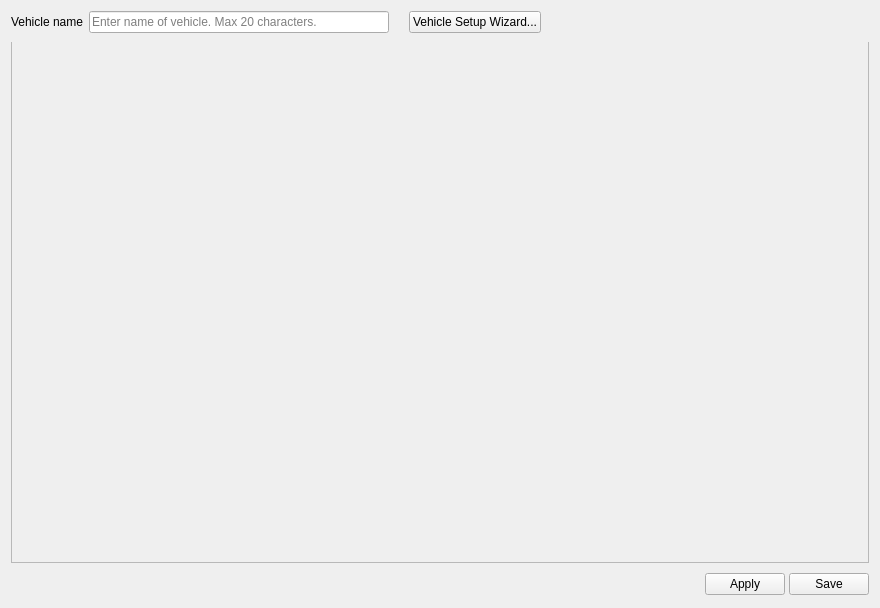
<?xml version="1.0" encoding="UTF-8"?>
<ui version="4.0">
 <class>AircraftWidget</class>
 <widget class="QWidget" name="AircraftWidget">
  <property name="geometry">
   <rect>
    <x>0</x>
    <y>0</y>
    <width>880</width>
    <height>608</height>
   </rect>
  </property>
  <property name="windowTitle">
   <string>Form</string>
  </property>
  <layout class="QVBoxLayout" name="verticalLayout_10">
   <property name="spacing">
    <number>0</number>
   </property>
   <item>
    <layout class="QHBoxLayout" name="horizontalLayout">
     <property name="leftMargin">
      <number>0</number>
     </property>
     <property name="topMargin">
      <number>0</number>
     </property>
     <property name="rightMargin">
      <number>0</number>
     </property>
     <property name="bottomMargin">
      <number>9</number>
     </property>
     <item>
      <widget class="QLabel" name="label">
       <property name="sizePolicy">
        <sizepolicy hsizetype="Preferred" vsizetype="Preferred">
         <horstretch>0</horstretch>
         <verstretch>0</verstretch>
        </sizepolicy>
       </property>
       <property name="text">
        <string>Vehicle name</string>
       </property>
      </widget>
     </item>
     <item>
      <spacer name="horizontalSpacer_2">
       <property name="orientation">
        <enum>Qt::Horizontal</enum>
       </property>
       <property name="sizeType">
        <enum>QSizePolicy::Fixed</enum>
       </property>
       <property name="sizeHint" stdset="0">
        <size>
         <width>6</width>
         <height>20</height>
        </size>
       </property>
      </spacer>
     </item>
     <item alignment="Qt::AlignLeft">
      <widget class="QLineEdit" name="nameEdit">
       <property name="sizePolicy">
        <sizepolicy hsizetype="Preferred" vsizetype="Fixed">
         <horstretch>0</horstretch>
         <verstretch>0</verstretch>
        </sizepolicy>
       </property>
       <property name="minimumSize">
        <size>
         <width>300</width>
         <height>0</height>
        </size>
       </property>
       <property name="inputMask">
        <string/>
       </property>
       <property name="maxLength">
        <number>20</number>
       </property>
       <property name="placeholderText">
        <string>Enter name of vehicle. Max 20 characters.</string>
       </property>
      </widget>
     </item>
     <item>
      <spacer name="horizontalSpacer">
       <property name="orientation">
        <enum>Qt::Horizontal</enum>
       </property>
       <property name="sizeType">
        <enum>QSizePolicy::Minimum</enum>
       </property>
       <property name="sizeHint" stdset="0">
        <size>
         <width>20</width>
         <height>20</height>
        </size>
       </property>
      </spacer>
     </item>
     <item>
      <widget class="QPushButton" name="vehicleSetupWizardButton">
       <property name="text">
        <string>Vehicle Setup Wizard...</string>
       </property>
      </widget>
     </item>
     <item>
      <spacer name="horizontalSpacer_3">
       <property name="orientation">
        <enum>Qt::Horizontal</enum>
       </property>
       <property name="sizeHint" stdset="0">
        <size>
         <width>40</width>
         <height>20</height>
        </size>
       </property>
      </spacer>
     </item>
    </layout>
   </item>
   <item>
    <widget class="QTabBar" name="aircraftType" native="true"/>
   </item>
   <item>
    <widget class="QFrame" name="vehicleTypeFrame">
     <property name="sizePolicy">
      <sizepolicy hsizetype="Preferred" vsizetype="Expanding">
       <horstretch>0</horstretch>
       <verstretch>0</verstretch>
      </sizepolicy>
     </property>
     <property name="layoutDirection">
      <enum>Qt::LeftToRight</enum>
     </property>
     <property name="autoFillBackground">
      <bool>false</bool>
     </property>
     <property name="styleSheet">
      <string notr="true">#vehicleTypeFrame{
	color: rgb(180, 180, 180);
    margin-top: -1px;
}</string>
     </property>
     <property name="frameShape">
      <enum>QFrame::StyledPanel</enum>
     </property>
     <property name="frameShadow">
      <enum>QFrame::Raised</enum>
     </property>
     <layout class="QVBoxLayout" name="verticalLayout_2">
      <item>
       <widget class="QStackedWidget" name="airframesWidget">
        <property name="sizePolicy">
         <sizepolicy hsizetype="Preferred" vsizetype="Preferred">
          <horstretch>0</horstretch>
          <verstretch>0</verstretch>
         </sizepolicy>
        </property>
        <property name="maximumSize">
         <size>
          <width>16777215</width>
          <height>16777215</height>
         </size>
        </property>
        <property name="font">
         <font>
          <kerning>true</kerning>
         </font>
        </property>
        <property name="frameShape">
         <enum>QFrame::NoFrame</enum>
        </property>
        <property name="currentIndex">
         <number>-1</number>
        </property>
       </widget>
      </item>
     </layout>
    </widget>
   </item>
   <item>
    <spacer name="verticalSpacer">
     <property name="orientation">
      <enum>Qt::Vertical</enum>
     </property>
     <property name="sizeType">
      <enum>QSizePolicy::Fixed</enum>
     </property>
     <property name="sizeHint" stdset="0">
      <size>
       <width>20</width>
       <height>9</height>
      </size>
     </property>
    </spacer>
   </item>
   <item>
    <layout class="QHBoxLayout" name="bottomLayout">
     <property name="spacing">
      <number>4</number>
     </property>
     <item>
      <spacer name="horizontalSpacer_10">
       <property name="orientation">
        <enum>Qt::Horizontal</enum>
       </property>
       <property name="sizeHint" stdset="0">
        <size>
         <width>5</width>
         <height>25</height>
        </size>
       </property>
      </spacer>
     </item>
     <item>
      <widget class="QPushButton" name="airframeHelp">
       <property name="sizePolicy">
        <sizepolicy hsizetype="Fixed" vsizetype="Fixed">
         <horstretch>0</horstretch>
         <verstretch>0</verstretch>
        </sizepolicy>
       </property>
       <property name="maximumSize">
        <size>
         <width>25</width>
         <height>25</height>
        </size>
       </property>
       <property name="toolTip">
        <string>Takes you to the wiki page</string>
       </property>
       <property name="text">
        <string/>
       </property>
       <property name="icon">
        <iconset resource="../coreplugin/core.qrc">
         <normaloff>:/core/images/helpicon.svg</normaloff>:/core/images/helpicon.svg</iconset>
       </property>
       <property name="iconSize">
        <size>
         <width>25</width>
         <height>25</height>
        </size>
       </property>
       <property name="flat">
        <bool>true</bool>
       </property>
      </widget>
     </item>
     <item>
      <widget class="QPushButton" name="saveAircraftToRAM">
       <property name="toolTip">
        <string>Send to board, but don't save permanently (flash or SD).</string>
       </property>
       <property name="text">
        <string>Apply</string>
       </property>
      </widget>
     </item>
     <item>
      <widget class="QPushButton" name="saveAircraftToSD">
       <property name="toolTip">
        <string>Applies and Saves all settings to flash or SD depending on board.</string>
       </property>
       <property name="text">
        <string>Save</string>
       </property>
      </widget>
     </item>
    </layout>
   </item>
  </layout>
 </widget>
 <customwidgets>
  <customwidget>
   <class>QTabBar</class>
   <extends>QWidget</extends>
   <header>qtabbar.h</header>
   <container>1</container>
  </customwidget>
 </customwidgets>
 <tabstops>
  <tabstop>nameEdit</tabstop>
  <tabstop>vehicleSetupWizardButton</tabstop>
  <tabstop>airframeHelp</tabstop>
  <tabstop>saveAircraftToRAM</tabstop>
  <tabstop>saveAircraftToSD</tabstop>
 </tabstops>
 <resources>
  <include location="../coreplugin/core.qrc"/>
 </resources>
 <connections/>
</ui>
